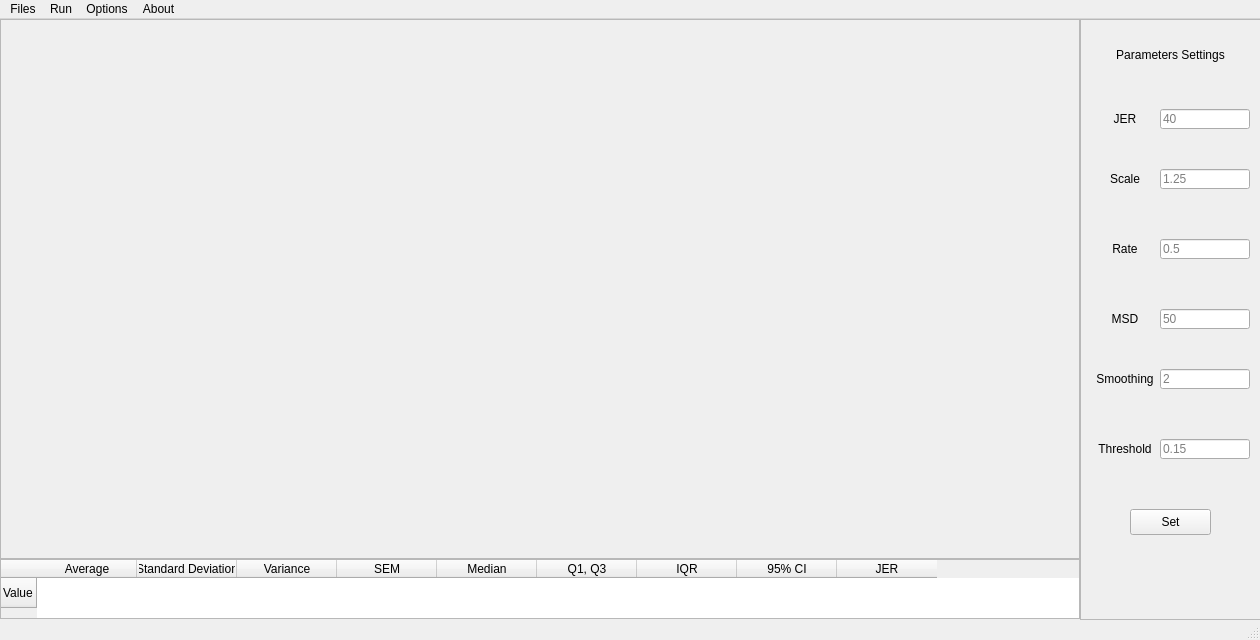
<?xml version="1.0" encoding="UTF-8"?>
<ui version="4.0">
 <author>Yangtian Yan</author>
 <class>MainWindow</class>
 <widget class="QMainWindow" name="MainWindow">
  <property name="geometry">
   <rect>
    <x>0</x>
    <y>0</y>
    <width>1260</width>
    <height>640</height>
   </rect>
  </property>
  <property name="minimumSize">
   <size>
    <width>1080</width>
    <height>640</height>
   </size>
  </property>
  <property name="maximumSize">
   <size>
    <width>1260</width>
    <height>680</height>
   </size>
  </property>
  <property name="windowTitle">
   <string>MainWindow</string>
  </property>
  <widget class="QWidget" name="centralwidget">
   <property name="minimumSize">
    <size>
     <width>1260</width>
     <height>610</height>
    </size>
   </property>
   <property name="maximumSize">
    <size>
     <width>1260</width>
     <height>610</height>
    </size>
   </property>
   <widget class="QFrame" name="resultFrame">
    <property name="geometry">
     <rect>
      <x>0</x>
      <y>0</y>
      <width>1080</width>
      <height>540</height>
     </rect>
    </property>
    <property name="minimumSize">
     <size>
      <width>1080</width>
      <height>540</height>
     </size>
    </property>
    <property name="maximumSize">
     <size>
      <width>3840</width>
      <height>2160</height>
     </size>
    </property>
    <property name="frameShape">
     <enum>QFrame::Shape::StyledPanel</enum>
    </property>
    <property name="frameShadow">
     <enum>QFrame::Shadow::Raised</enum>
    </property>
   </widget>
   <widget class="QTableWidget" name="tableWidget">
    <property name="geometry">
     <rect>
      <x>0</x>
      <y>540</y>
      <width>1080</width>
      <height>60</height>
     </rect>
    </property>
    <property name="minimumSize">
     <size>
      <width>1080</width>
      <height>60</height>
     </size>
    </property>
    <property name="maximumSize">
     <size>
      <width>1080</width>
      <height>180</height>
     </size>
    </property>
    <property name="layoutDirection">
     <enum>Qt::LayoutDirection::LeftToRight</enum>
    </property>
    <property name="editTriggers">
     <set>QAbstractItemView::EditTrigger::NoEditTriggers</set>
    </property>
    <property name="dragDropOverwriteMode">
     <bool>false</bool>
    </property>
    <property name="gridStyle">
     <enum>Qt::PenStyle::NoPen</enum>
    </property>
    <property name="wordWrap">
     <bool>true</bool>
    </property>
    <row>
     <property name="text">
      <string>Value</string>
     </property>
    </row>
    <column>
     <property name="text">
      <string>Average</string>
     </property>
    </column>
    <column>
     <property name="text">
      <string>Standard Deviation</string>
     </property>
     <property name="font">
      <font>
       <italic>false</italic>
      </font>
     </property>
    </column>
    <column>
     <property name="text">
      <string>Variance</string>
     </property>
    </column>
    <column>
     <property name="text">
      <string>SEM</string>
     </property>
    </column>
    <column>
     <property name="text">
      <string>Median</string>
     </property>
    </column>
    <column>
     <property name="text">
      <string>Q1, Q3</string>
     </property>
    </column>
    <column>
     <property name="text">
      <string>IQR</string>
     </property>
    </column>
    <column>
     <property name="text">
      <string>95% CI</string>
     </property>
    </column>
    <column>
     <property name="text">
      <string>JER</string>
     </property>
    </column>
    <item row="0" column="0">
     <property name="text">
      <string/>
     </property>
    </item>
    <item row="0" column="1">
     <property name="text">
      <string/>
     </property>
    </item>
    <item row="0" column="2">
     <property name="text">
      <string/>
     </property>
    </item>
    <item row="0" column="3">
     <property name="text">
      <string/>
     </property>
    </item>
    <item row="0" column="4">
     <property name="text">
      <string/>
     </property>
    </item>
    <item row="0" column="5">
     <property name="text">
      <string/>
     </property>
    </item>
    <item row="0" column="6">
     <property name="text">
      <string/>
     </property>
    </item>
    <item row="0" column="7">
     <property name="text">
      <string/>
     </property>
    </item>
    <item row="0" column="8">
     <property name="text">
      <string/>
     </property>
    </item>
   </widget>
   <widget class="QFrame" name="param_frame">
    <property name="geometry">
     <rect>
      <x>1080</x>
      <y>0</y>
      <width>181</width>
      <height>601</height>
     </rect>
    </property>
    <property name="frameShape">
     <enum>QFrame::Shape::StyledPanel</enum>
    </property>
    <property name="frameShadow">
     <enum>QFrame::Shadow::Raised</enum>
    </property>
    <widget class="QLineEdit" name="jer_input">
     <property name="geometry">
      <rect>
       <x>80</x>
       <y>90</y>
       <width>90</width>
       <height>20</height>
      </rect>
     </property>
     <property name="text">
      <string/>
     </property>
     <property name="placeholderText">
      <string>40</string>
     </property>
    </widget>
    <widget class="QLabel" name="parameters">
     <property name="geometry">
      <rect>
       <x>30</x>
       <y>20</y>
       <width>121</width>
       <height>31</height>
      </rect>
     </property>
     <property name="text">
      <string>Parameters Settings</string>
     </property>
     <property name="alignment">
      <set>Qt::AlignmentFlag::AlignCenter</set>
     </property>
    </widget>
    <widget class="QLabel" name="jer_label">
     <property name="geometry">
      <rect>
       <x>15</x>
       <y>90</y>
       <width>60</width>
       <height>20</height>
      </rect>
     </property>
     <property name="text">
      <string>JER</string>
     </property>
     <property name="alignment">
      <set>Qt::AlignmentFlag::AlignCenter</set>
     </property>
    </widget>
    <widget class="QLabel" name="scale_label">
     <property name="geometry">
      <rect>
       <x>15</x>
       <y>150</y>
       <width>60</width>
       <height>20</height>
      </rect>
     </property>
     <property name="text">
      <string>Scale</string>
     </property>
     <property name="alignment">
      <set>Qt::AlignmentFlag::AlignCenter</set>
     </property>
    </widget>
    <widget class="QLineEdit" name="scale_input">
     <property name="geometry">
      <rect>
       <x>80</x>
       <y>150</y>
       <width>90</width>
       <height>20</height>
      </rect>
     </property>
     <property name="placeholderText">
      <string>1.25</string>
     </property>
    </widget>
    <widget class="QLabel" name="rate_label">
     <property name="geometry">
      <rect>
       <x>15</x>
       <y>220</y>
       <width>60</width>
       <height>20</height>
      </rect>
     </property>
     <property name="text">
      <string>Rate</string>
     </property>
     <property name="alignment">
      <set>Qt::AlignmentFlag::AlignCenter</set>
     </property>
    </widget>
    <widget class="QLineEdit" name="rate_input">
     <property name="geometry">
      <rect>
       <x>80</x>
       <y>220</y>
       <width>90</width>
       <height>20</height>
      </rect>
     </property>
     <property name="placeholderText">
      <string>0.5</string>
     </property>
    </widget>
    <widget class="QLabel" name="msd_label">
     <property name="geometry">
      <rect>
       <x>15</x>
       <y>290</y>
       <width>60</width>
       <height>20</height>
      </rect>
     </property>
     <property name="text">
      <string>MSD</string>
     </property>
     <property name="alignment">
      <set>Qt::AlignmentFlag::AlignCenter</set>
     </property>
    </widget>
    <widget class="QLineEdit" name="msd_input">
     <property name="geometry">
      <rect>
       <x>80</x>
       <y>290</y>
       <width>90</width>
       <height>20</height>
      </rect>
     </property>
     <property name="placeholderText">
      <string>50</string>
     </property>
    </widget>
    <widget class="QLabel" name="smoothing_label">
     <property name="geometry">
      <rect>
       <x>15</x>
       <y>350</y>
       <width>60</width>
       <height>20</height>
      </rect>
     </property>
     <property name="text">
      <string>Smoothing</string>
     </property>
     <property name="alignment">
      <set>Qt::AlignmentFlag::AlignCenter</set>
     </property>
    </widget>
    <widget class="QLineEdit" name="smoothing_input">
     <property name="geometry">
      <rect>
       <x>80</x>
       <y>350</y>
       <width>90</width>
       <height>20</height>
      </rect>
     </property>
     <property name="placeholderText">
      <string>2</string>
     </property>
    </widget>
    <widget class="QLabel" name="threshold_label">
     <property name="geometry">
      <rect>
       <x>15</x>
       <y>420</y>
       <width>60</width>
       <height>20</height>
      </rect>
     </property>
     <property name="text">
      <string>Threshold</string>
     </property>
     <property name="alignment">
      <set>Qt::AlignmentFlag::AlignCenter</set>
     </property>
    </widget>
    <widget class="QLineEdit" name="threshold_input">
     <property name="geometry">
      <rect>
       <x>80</x>
       <y>420</y>
       <width>90</width>
       <height>20</height>
      </rect>
     </property>
     <property name="placeholderText">
      <string>0.15</string>
     </property>
    </widget>
    <widget class="QPushButton" name="set_button">
     <property name="geometry">
      <rect>
       <x>50</x>
       <y>490</y>
       <width>81</width>
       <height>26</height>
      </rect>
     </property>
     <property name="text">
      <string>Set</string>
     </property>
    </widget>
   </widget>
  </widget>
  <widget class="QMenuBar" name="menubar">
   <property name="geometry">
    <rect>
     <x>0</x>
     <y>0</y>
     <width>1260</width>
     <height>33</height>
    </rect>
   </property>
   <widget class="QMenu" name="menuFibre_Diameter_Measurement">
    <property name="title">
     <string>Files</string>
    </property>
    <addaction name="actionOpen_Image"/>
    <addaction name="actionSave_Result"/>
    <addaction name="actionExit"/>
   </widget>
   <widget class="QMenu" name="menuRun">
    <property name="title">
     <string>Run</string>
    </property>
    <addaction name="actionRun_Analysis"/>
   </widget>
   <widget class="QMenu" name="menuAbout">
    <property name="title">
     <string>About</string>
    </property>
    <addaction name="actionAbout"/>
   </widget>
   <widget class="QMenu" name="menuOptions">
    <property name="title">
     <string>Options</string>
    </property>
    <addaction name="actionPore_Measure"/>
    <addaction name="actionFibre_Measure"/>
   </widget>
   <addaction name="menuFibre_Diameter_Measurement"/>
   <addaction name="menuRun"/>
   <addaction name="menuOptions"/>
   <addaction name="menuAbout"/>
  </widget>
  <widget class="QStatusBar" name="statusbar"/>
  <action name="actionFile">
   <property name="text">
    <string>File</string>
   </property>
  </action>
  <action name="actionOpen_Image">
   <property name="text">
    <string>Open Image</string>
   </property>
   <property name="shortcut">
    <string>Ctrl+I</string>
   </property>
   <property name="visible">
    <bool>true</bool>
   </property>
   <property name="iconVisibleInMenu">
    <bool>true</bool>
   </property>
   <property name="shortcutVisibleInContextMenu">
    <bool>true</bool>
   </property>
  </action>
  <action name="actionSave_Result">
   <property name="text">
    <string>Save Result</string>
   </property>
   <property name="shortcut">
    <string>Ctrl+S</string>
   </property>
  </action>
  <action name="actionExit">
   <property name="text">
    <string>Exit</string>
   </property>
   <property name="shortcut">
    <string>Ctrl+Q</string>
   </property>
  </action>
  <action name="actionChange_Fibre_Model">
   <property name="text">
    <string>Change Fibre Model</string>
   </property>
   <property name="shortcut">
    <string>F3</string>
   </property>
  </action>
  <action name="actionChange_Pore_Model">
   <property name="text">
    <string>Change Pore Model</string>
   </property>
   <property name="shortcut">
    <string>F4</string>
   </property>
  </action>
  <action name="actionPore_Measure">
   <property name="text">
    <string>Pore Measure</string>
   </property>
   <property name="shortcut">
    <string>F1</string>
   </property>
  </action>
  <action name="actionFibre_Measure">
   <property name="text">
    <string>Fibre Measure</string>
   </property>
   <property name="shortcut">
    <string>F2</string>
   </property>
  </action>
  <action name="actionRun_Analysis">
   <property name="text">
    <string>Run</string>
   </property>
   <property name="shortcut">
    <string>F5</string>
   </property>
  </action>
  <action name="actionAbout">
   <property name="text">
    <string>About</string>
   </property>
  </action>
  <action name="actionChange_Scale_Factor">
   <property name="text">
    <string>Change Scale Factor</string>
   </property>
  </action>
  <action name="actionChange_JER">
   <property name="text">
    <string>Change JER</string>
   </property>
  </action>
 </widget>
 <resources/>
 <connections/>
</ui>
